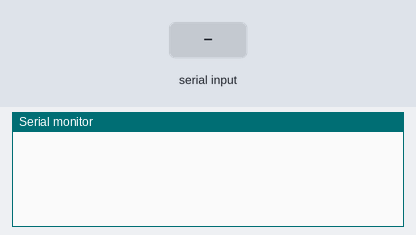
Bench run of a sketch on a simulated Arduino Uno, built with avr-gcc and run on an emulated ATmega328P. On the bench: the last lines printed to the serial monitor. Inputs (shaded band) come from the test bench.

Above: at 1.2 s.
1.3 s: "1k" received over Serial
At 2.5 s:
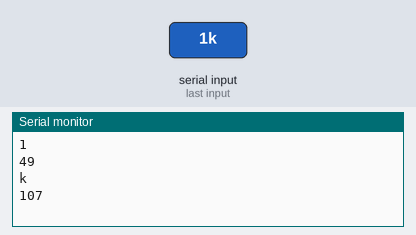
3.0 s: "0k" received over Serial
At 3.81 s:
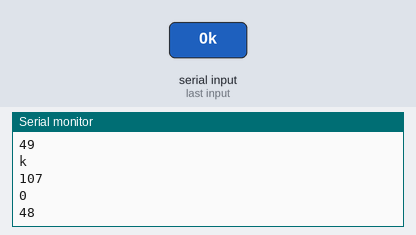
4.5 s: "2k" received over Serial
At 6.0 s:
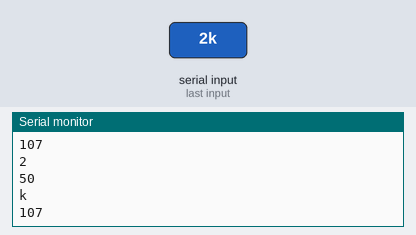
Timing chart, 0 to 7.5 s (numbered marks = the images above; inputs shaded):
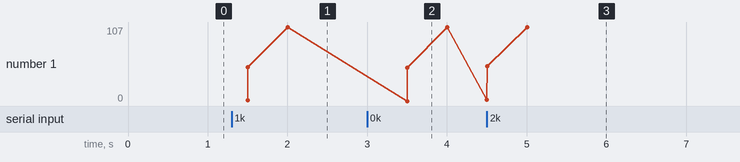

Measured:
- after the input at 1.3 s, the serial monitor: prints a new line after 0.20 s (image 1)
- after the input at 3.0 s, the serial monitor: prints a new line after 0.50 s (image 2)
- after the input at 4.5 s, the serial monitor: prints a new line at once (image 3)

The sketch:

Serial.readbytes.ino
```cpp
/***************************************************
    Serial.read() -> byte unit reading
    Serial.readBytes(buffer, lenth)
    Serial.readBytesUntil(char, buffer, length)
    println : ln == 10
****************************************************/
void charReadPrint();
void bytesReadPrint();
void bytesUntilReadPrint();

void setup() {
    Serial.begin(9600);
}

void loop() {
    charReadPrint();
    //    bytesReadPrint();
    //    bytesUntilReadPrint();
    delay(500);
}

void charReadPrint() {
    if ( Serial.available() ) {
        char c = Serial.read();
        Serial.println(c);
        Serial.println(c, DEC);
    }
}

void bytesReadPrint() {
    if ( Serial.available() ) {
        char buf[100];
        byte len = Serial.readBytes(buf, 10);
        Serial.print("Length : ");
        Serial.println(len);

        for ( int i = 0; i < len; i++)
            Serial.print(buf[i]);
    }
}

void bytesUntilReadPrint() {
    if ( Serial.available() ) {
        char buf[100];
        byte len = Serial.readBytesUntil('k', buf, 20);

        Serial.print("Length : ");
        Serial.println(len);

        for ( int i = 0; i < len; i++)
            Serial.print(buf[i]);
        Serial.println("");
    }
}
```
